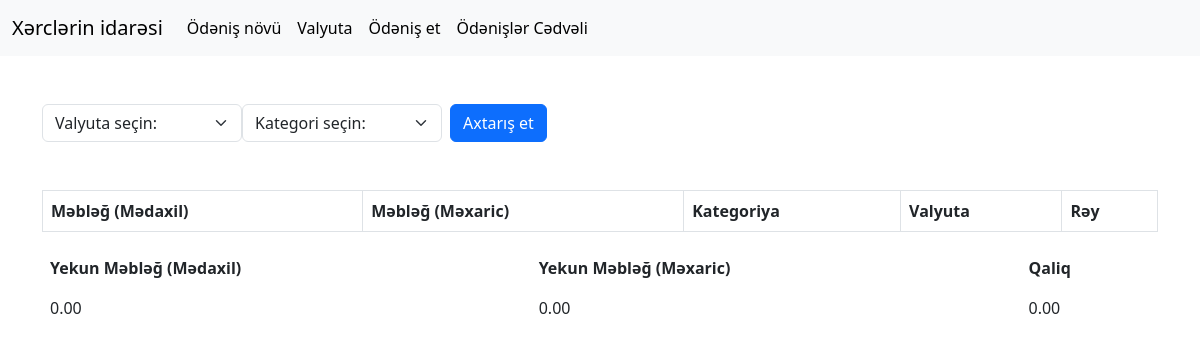
The app's page /payment_management/index.php/payments/payment_table, older data.
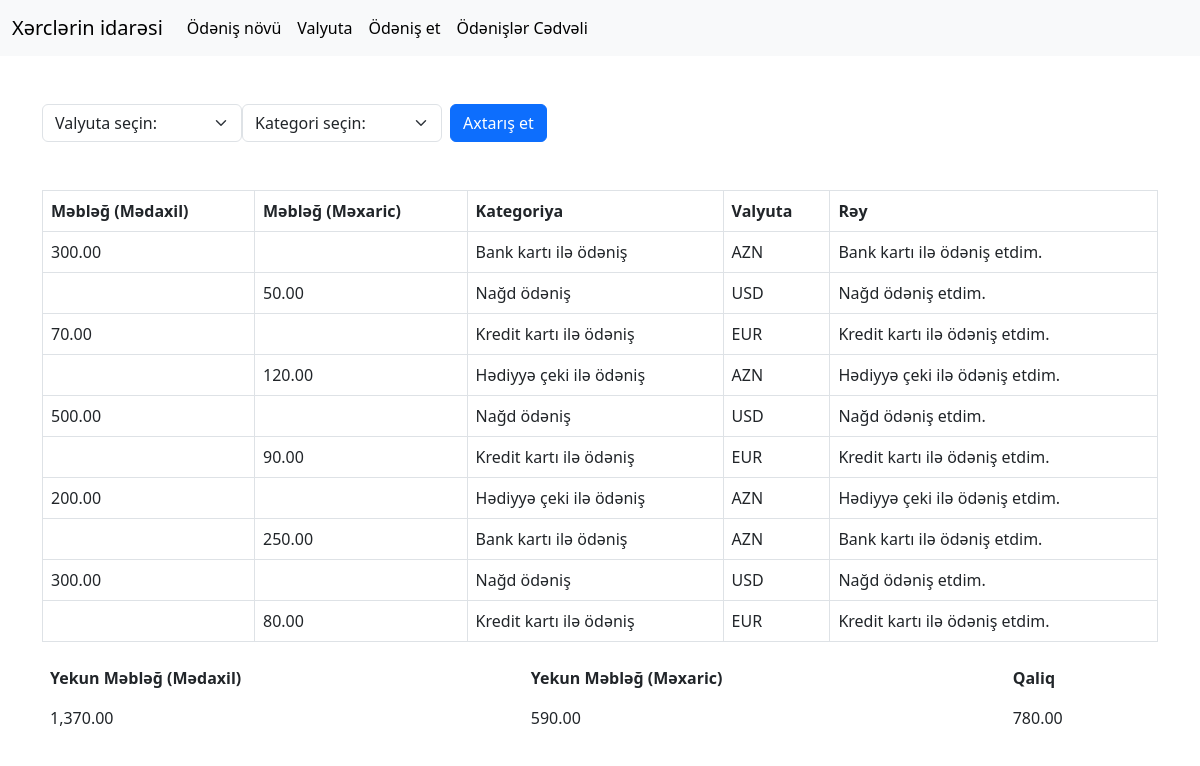
The same page, newer data.
### tables this page shows
CREATE TABLE `payments` (
  `id` int NOT NULL AUTO_INCREMENT,
  `amount` decimal(10,2) NOT NULL,
  `category_id` int NOT NULL,
  `currency_id` int NOT NULL,
  `type` enum('mədaxil','məxaric') NOT NULL,
  `note` text,
  PRIMARY KEY (`id`),
  KEY `category_id` (`category_id`),
  KEY `currency_id` (`currency_id`),
  CONSTRAINT `payments_ibfk_1` FOREIGN KEY (`category_id`) REFERENCES `payment_types` (`id`),
  CONSTRAINT `payments_ibfk_2` FOREIGN KEY (`currency_id`) REFERENCES `currencies` (`id`)
);

CREATE TABLE `payment_types` (
  `id` int NOT NULL AUTO_INCREMENT,
  `name` varchar(255) NOT NULL,
  PRIMARY KEY (`id`)
);

CREATE TABLE `currencies` (
  `id` int NOT NULL AUTO_INCREMENT,
  `name` varchar(255) NOT NULL,
  PRIMARY KEY (`id`)
);

### payment_management/application/controllers/Payments.php (called while the page is built, shortened)
<?php
   class Payments extends CI_Controller
   {
       public function payment_table()
       {
           $data['payments'] = $this->Payment_model->getPayments();
           $data['categories'] = $this->Payment_model->getCategories();
           $data['currencies'] = $this->Payment_model->getCurrencies();
           $totalIncome = 0;
           $totalExpense = 0;
           foreach ($data['payments'] as $payment) {
               if ($payment['type'] === 'mədaxil') {
                   $totalIncome += $payment['amount'];
               } elseif ($payment['type'] === 'məxaric') {
                   $totalExpense += $payment['amount'];
               }
           }
           $overallBalance = $totalIncome - $totalExpense;
           $data['totalIncome'] = $totalIncome;
           $data['totalExpense'] = $totalExpense;
           $data['overallBalance'] = $overallBalance;
           $this->load->view('templates/header');
           $this->load->view('payments/payment_table', $data);
           $this->load->view('templates/footer');
       }
   }

### payment_management/index.php (called while the page is built, shortened)
<?php
require_once BASEPATH.'core/CodeIgniter.php';

### payment_management/application/models/Payment_model.php (called while the page is built, shortened)
<?php
class Payment_model extends CI_Model
{
    public function getPayments()
    {
        $this->db->select('p.*,c.name as currencyName,pt.name as paymentTypeName');
        $this->db->from('payments p');
        $this->db->join('currencies c', 'c.id=p.currency_id');
        $this->db->join('payment_types pt', 'pt.id=p.category_id');
        $query = $this->db->get();
        return $query->result_array();
    }
    public function getCategories()
    {
        return $this->db->get('payment_types')->result();
    }
    public function getCurrencies()
    {
        return $this->db->get('currencies')->result();
    }
}

### payment_management/application/views/payments/payment_table.php (the view, shortened to what this page needs)
<form id="paymentTableFilter" class="mb-5">
    <div class="d-flex gap-2">
        <div class="d-flex">
            <select class="form-select" style="width: 200px;" id="currency" name="currency">
                <option value="">Valyuta seçin: </option>
            </select>
            <select class="form-select" style="width: 200px;" id="category" name="category">
                <option value="">Kategori seçin: </option>
            </select>
        </div>
        <button type="submit" class="btn btn-primary">Axtarış et</button>
    </div>
</form>
<table class="table table-bordered ">
    <thead>
        <tr>
            <th scope="col">Məbləğ (Mədaxil)</th>
            <th scope="col">Məbləğ (Məxaric)</th>
            <th scope="col">Kategoriya</th>
            <th scope="col">Valyuta</th>
            <th scope="col">Rəy</th>
        </tr>
    </thead>
    <tbody id="paymentTableBody">
        <?php foreach ($payments as $payment) : ?>
            <tr>
                <td><?php echo ($payment['type'] === 'mədaxil') ? $payment['amount'] : ''; ?></td>
                <td><?php echo ($payment['type'] === 'məxaric') ? $payment['amount'] : ''; ?></td>
                <td><?php echo $payment['paymentTypeName'] ?></td>
                <td><?php echo $payment['currencyName']; ?></td>
                <td><?php echo $payment['note']; ?></td>
            </tr>
        <?php endforeach; ?>
    </tbody>
</table>
<table class="table table-borderless">
    <thead>
        <tr>
            <th scope="col">Yekun Məbləğ (Mədaxil)</th>
            <th scope="col">Yekun Məbləğ (Məxaric)</th>
            <th scope="col">Qaliq</th>
        </tr>
    </thead>
    <tbody>
        <tr>
            <td id="totalIncome"><?php echo number_format($totalIncome, 2); ?></td>
            <td id="totalExpense"><?php echo number_format($totalExpense, 2); ?></td>
            <td id="overallBalance"><?php echo number_format($overallBalance, 2); ?></td>
        </tr>
    </tbody>
</table>

### payment_management/application/views/templates/header.php (shortened to what this page needs)
<!DOCTYPE html>
<html lang="en">
<head>
    <link rel="stylesheet" href="https://cdn.jsdelivr.net/npm/bootstrap@5.3.0/dist/css/bootstrap.min.css">
</head>
<body>
    <nav class="navbar navbar-expand-lg navbar-light bg-light">
        <div class="container-fluid">
          <a class="navbar-brand" href="#">Xərclərin idarəsi</a>
          <div class="collapse navbar-collapse" id="navbarSupportedContent">
            <ul class="navbar-nav me-auto mb-2 mb-lg-0">
              <li class="nav-item">
                <a class="nav-link active" aria-current="page" href="<?php echo base_url(); ?>add_payment_type">Ödəniş növü </a>
              </li>
              <li class="nav-item">
                <a class="nav-link active" aria-current="page" href="<?php echo base_url(); ?>add_currency">Valyuta</a>
              </li>
              <li class="nav-item">
                <a class="nav-link active" aria-current="page" href="<?php echo base_url(); ?>add_payment">Ödəniş et</a>
              </li>
              <li class="nav-item">
                <a class="nav-link active" aria-current="page" href="<?php echo base_url(); ?>payment_table">Ödənişlər Cədvəli</a>
              </li>
            </ul>
          </div>
        </div>
      </nav>
      <div class = "container mt-5">

### payment_management/application/views/templates/footer.php (shortened to what this page needs)
</div>
</body>
</html>

Row changes from the older to the newer data that the page shows:
added payments: amount "300.00", category.name "Bank kartı ilə ödəniş", currency.name "AZN", note "Bank kartı ilə ödəniş etdim."
added payments: amount "50.00", category.name "Nağd ödəniş", currency.name "USD", note "Nağd ödəniş etdim."
added payments: amount "70.00", category.name "Kredit kartı ilə ödəniş", currency.name "EUR", note "Kredit kartı ilə ödəniş etdim."
added payments: amount "120.00", category.name "Hədiyyə çeki ilə ödəniş", currency.name "AZN", note "Hədiyyə çeki ilə ödəniş etdim."
added payments: amount "500.00", category.name "Nağd ödəniş", currency.name "USD", note "Nağd ödəniş etdim."
added payments: amount "90.00", category.name "Kredit kartı ilə ödəniş", currency.name "EUR", note "Kredit kartı ilə ödəniş etdim."
added payments: amount "200.00", category.name "Hədiyyə çeki ilə ödəniş", currency.name "AZN", note "Hədiyyə çeki ilə ödəniş etdim."
added payments: amount "250.00", category.name "Bank kartı ilə ödəniş", currency.name "AZN", note "Bank kartı ilə ödəniş etdim."
added payments: amount "300.00", category.name "Nağd ödəniş", currency.name "USD", note "Nağd ödəniş etdim."
added payments: amount "80.00", category.name "Kredit kartı ilə ödəniş", currency.name "EUR", note "Kredit kartı ilə ödəniş etdim."
Text that changed along with them:
$totalIncome: "0.00" → "1,370.00"
$totalExpense: "0.00" → "590.00"
$overallBalance: "0.00" → "780.00"
